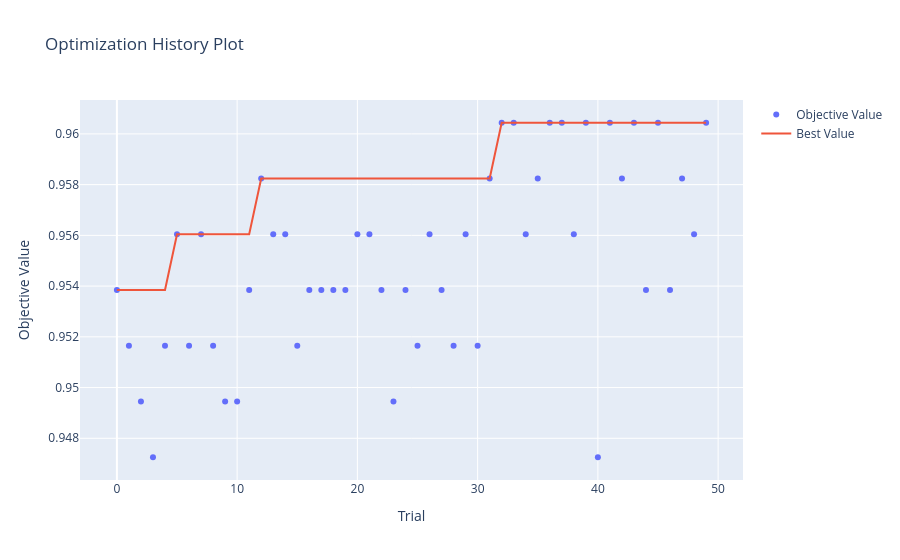
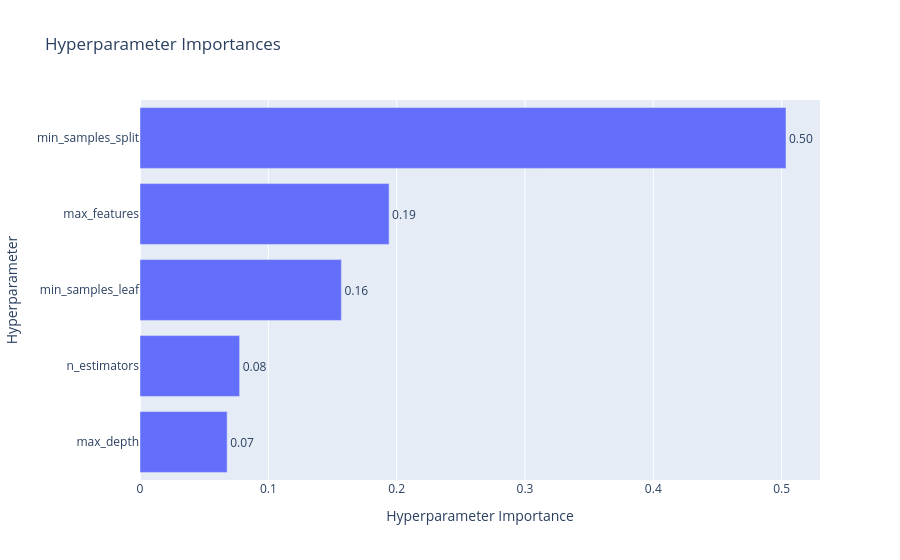

The notebook cell these images were saved under, in order:
### Code cell
from optuna.visualization import (
    plot_optimization_history,
    plot_param_importances,
)

# Historia optymalizacji
plot_optimization_history(study_extended).show()

# Ważność hiperparametrów
plot_param_importances(study_extended).show()

### Figure 1 — Plotly figure (JSON) as saved in the notebook; plotly's stock layout.template omitted (floating-point values rounded to 4 significant figures)
{"data": [{"mode": "markers", "name": "Objective Value", "type": "scatter", "x": [0, 1, 2, 3, 4, 5, 6, 7, 8, 9, 10, 11, 12, 13, 14, 15, 16, 17, 18, 19, 20, 21, 22, 23, 24, 25, 26, 27, 28, 29, 30, 31, 32, 33, 34, 35, 36, 37, 38, 39, 40, 41, 42, 43, 44, 45, 46, 47, 48, 49], "y": [0.9538, 0.9516, 0.9495, 0.9473, 0.9516, 0.956, 0.9516, 0.956, 0.9516, 0.9495, 0.9495, 0.9538, 0.9582, 0.956, 0.956, 0.9516, 0.9538, 0.9538, 0.9538, 0.9538, 0.956, 0.956, 0.9538, 0.9495, 0.9538, 0.9516, 0.956, 0.9538, 0.9516, 0.956, 0.9516, 0.9582, 0.9604, 0.9604, 0.956, 0.9582, 0.9604, 0.9604, 0.956, 0.9604, 0.9473, 0.9604, 0.9582, 0.9604, 0.9538, 0.9604, 0.9538, 0.9582, 0.956, 0.9604]}, {"mode": "lines", "name": "Best Value", "type": "scatter", "x": [0, 1, 2, 3, 4, 5, 6, 7, 8, 9, 10, 11, 12, 13, 14, 15, 16, 17, 18, 19, 20, 21, 22, 23, 24, 25, 26, 27, 28, 29, 30, 31, 32, 33, 34, 35, 36, 37, 38, 39, 40, 41, 42, 43, 44, 45, 46, 47, 48, 49], "y": [0.9538, 0.9538, 0.9538, 0.9538, 0.9538, 0.956, 0.956, 0.956, 0.956, 0.956, 0.956, 0.956, 0.9582, 0.9582, 0.9582, 0.9582, 0.9582, 0.9582, 0.9582, 0.9582, 0.9582, 0.9582, 0.9582, 0.9582, 0.9582, 0.9582, 0.9582, 0.9582, 0.9582, 0.9582, 0.9582, 0.9582, 0.9604, 0.9604, 0.9604, 0.9604, 0.9604, 0.9604, 0.9604, 0.9604, 0.9604, 0.9604, 0.9604, 0.9604, 0.9604, 0.9604, 0.9604, 0.9604, 0.9604, 0.9604]}, {"marker": {"color": "#cccccc"}, "mode": "markers", "name": "Infeasible Trial", "showlegend": false, "type": "scatter", "x": [], "y": []}], "layout": {"title": {"text": "Optimization History Plot"}, "xaxis": {"title": {"text": "Trial"}}, "yaxis": {"title": {"text": "Objective Value"}}}}

### Figure 2 — Plotly figure (JSON) as saved in the notebook; plotly's stock layout.template omitted (floating-point values rounded to 4 significant figures)
{"data": [{"cliponaxis": false, "hovertemplate": ["max_depth (IntDistribution): 0.06790660721916705<extra></extra>", "n_estimators (IntDistribution): 0.07764042400656418<extra></extra>", "min_samples_leaf (IntDistribution): 0.1569385880526595<extra></extra>", "max_features (CategoricalDistribution): 0.19410691860568863<extra></extra>", "min_samples_split (IntDistribution): 0.5034074621159206<extra></extra>"], "name": "Objective Value", "orientation": "h", "text": ["0.07", "0.08", "0.16", "0.19", "0.50"], "textposition": "outside", "type": "bar", "x": [0.06791, 0.07764, 0.1569, 0.1941, 0.5034], "y": ["max_depth", "n_estimators", "min_samples_leaf", "max_features", "min_samples_split"]}], "layout": {"title": {"text": "Hyperparameter Importances"}, "xaxis": {"title": {"text": "Hyperparameter Importance"}}, "yaxis": {"title": {"text": "Hyperparameter"}}}}
